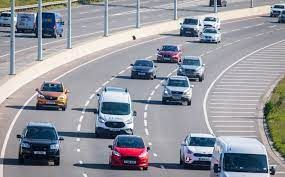
#> input picture dataset/images/img4.jpg, 285 x 177 px, found by its file name
$ python fog.py
#> lines starting #> are read from the running program, lines starting #| are printed output that depends on the picture
#> further down, img is the input picture: shape (177, 285, 3); mean B, G, R 157, 149.8, 147.4
from PIL import Image
import cv2
import numpy as np

def addfog(img):
    img = cv2.cvtColor(img, cv2.COLOR_BGR2RGB)
    img = Image.fromarray(img)
    img2= img.convert('L')
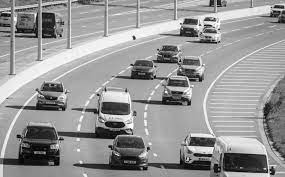
#> img2: PIL image 285x177 L; min 0, max 255, mean 149.9
    img = img.convert("RGBA")
#> img: PIL image 285x177 RGBA
    kopi=img.copy()

    pixdata = img.load()
    ddata=img2.load()
    dup=kopi.load()

    width, height = img.size
#> width = 285; height = 177
    for y in range(height):
        for x in range(width):
                pixdata[x, y] = (pixdata[x,y][0],pixdata[x,y][1],pixdata[x,y][2],115-max(ddata[x,y]-100,0))
                dup[x,y]=(200,224,224,255)

    #img.save("oup71.png", "PNG")
    img = Image.alpha_composite(kopi, img)
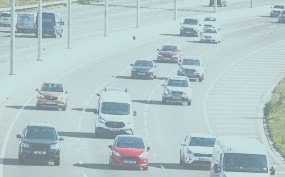
#> img: PIL image 285x177 RGBA; mean R, G, B, A 179.8, 199.6, 201.9, 255
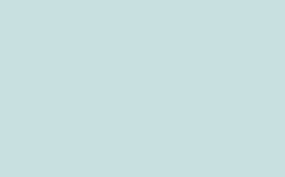
#> kopi: PIL image 285x177 RGBA; mean R, G, B, A 200, 224, 224, 255
    img = cv2.cvtColor(np.array(img), cv2.COLOR_RGB2BGR)
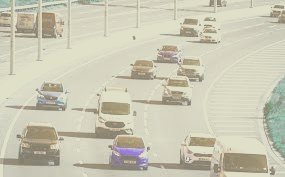
#> img: shape (177, 285, 3); mean R, G, B 201.9, 199.6, 179.8
    return img

if __name__ == "__main__":
    img = cv2.imread(r'dataset\images\img4.jpg')
    op = addfog(img)

    cv2.imshow("original", img)
    cv2.waitKey(0)

    cv2.imshow("output", op)
    cv2.waitKey(0)

$ run again, with dataset/images/img3.jpg copied over dataset/images/img4.jpg
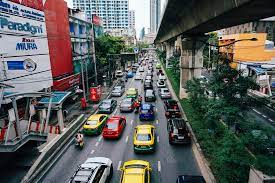
#> input picture dataset/images/img3.jpg, 275 x 183 px, found by its file name
#> img is the input picture: shape (183, 275, 3); mean B, G, R 91.5, 93.8, 91.9
#> in addfog, `img = Image.alpha_composite(kopi, img)`:
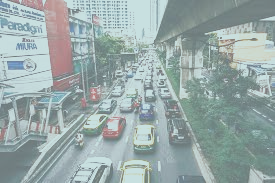
#> img: PIL image 275x183 RGBA; mean R, G, B, A 152.7, 169.1, 168.7, 255
#> in addfog, `img = cv2.cvtColor(np.array(img), cv2.COLOR_RGB2BGR)`:
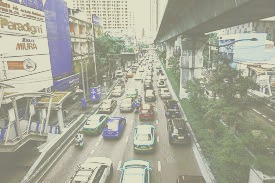
#> img: shape (183, 275, 3); mean R, G, B 168.7, 169.1, 152.7
